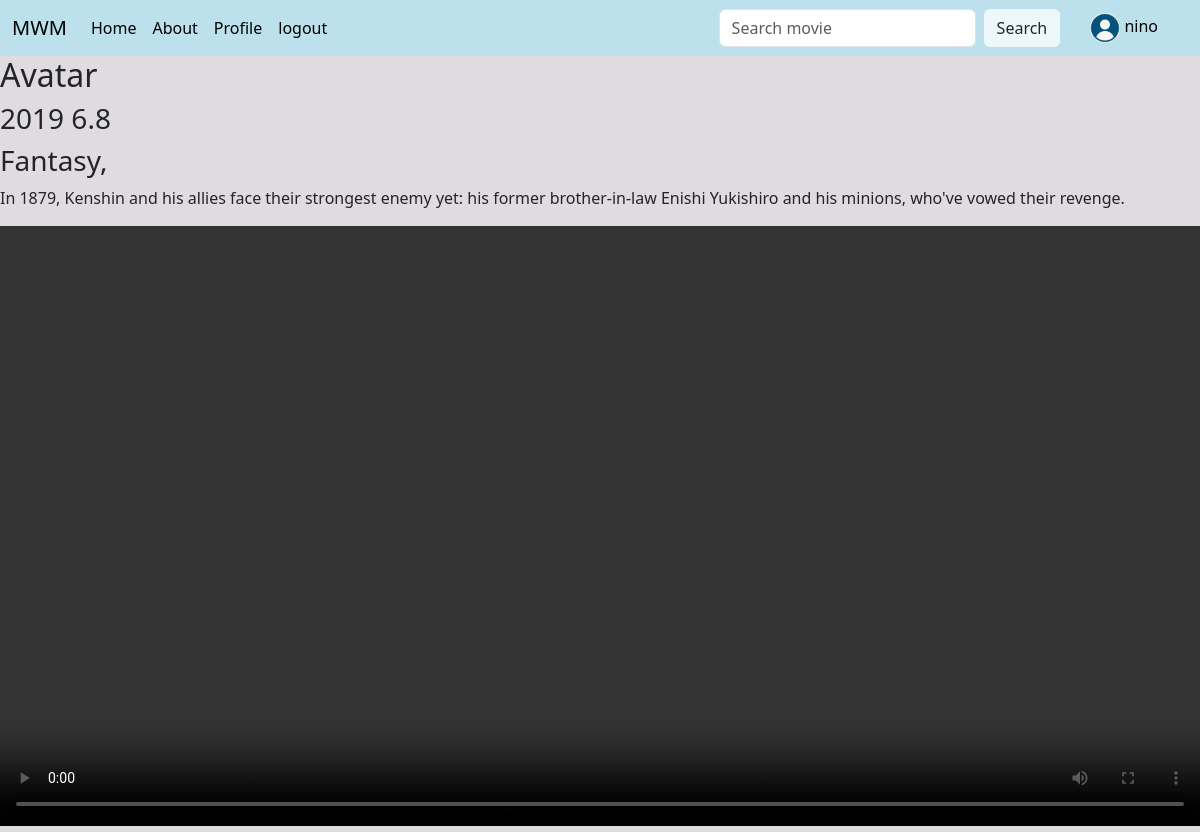
The page /watching/5 (signed in) on the database its author committed.
### base/models.py (models this page shows, shortened)
class User(AbstractUser):
    movies = models.ManyToManyField(Movie, related_name='users', blank=True)
    avatar = models.ImageField(null=True, default='avatar.png')
    bio = models.TextField(null=True)

class Movie(models.Model):
    creator = models.ForeignKey('User', on_delete=models.SET("Unknown Creator"))
    picture = models.ImageField(null=True, blank=True)
    name = models.CharField(max_length=70)
    rate = models.FloatField()
    year = models.IntegerField()
    director = models.ForeignKey(Director, on_delete=models.SET_NULL, null=True, blank=True)
    actor = models.ManyToManyField(Actor)
    country = models.ManyToManyField(Country)
    runtime = models.IntegerField()
    genre = models.ManyToManyField(Genre)
    description = models.CharField(max_length=1200)
    trailer = models.CharField(max_length=1000)
    file = models.FileField(null=True)
    created = models.DateTimeField(auto_now_add=True)
    update = models.DateTimeField(auto_now=True)
    class Meta:
        ordering = ["name"]

class Genre(models.Model):
    name = models.CharField(max_length=80)
    def __str__(self):
        return f"{self.name}"

### base/views.py (the view)
# urls.py: path('watching/<str:id>', views.watching, name='watching'),
def watching(request, id):
    movie = Movie.objects.get(id=id)
    return render(request, 'base/watching.html', {'movie': movie})

### base/Templates/base/watching.html (shortened to what this page needs)
{%extends 'Main.html'%}
{% block content %}
    <h2> {{ movie.name }} </h2>
    <h3> {{ movie.year}}   {{ movie.rate }}</h3>
    <h3>
        {% for genre in movie.genre.all %}
            {{ genre }},
        {% endfor %}
    </h3>
    <p> {{movie.description }}</p>
    {% load static %}
    <video width="100%" height="auto" controls>
      <source src="{% static movie.file.url %}" type="video/x-matroska">
    </video>
{% endblock %}

### Templates/Main.html (shortened to what this page needs)
<!DOCTYPE html>
<html lang="en">
<head>
    {% load static %}
    <link href="https://cdn.jsdelivr.net/npm/bootstrap@5.3.3/dist/css/bootstrap.min.css" rel="stylesheet">
    <link rel="stylesheet" href="{% static 'styles/style.css' %}">
</head>
<body>
    {% include 'navbar.html'%}
    {% block content %}
    {% endblock %}
</body>
</html>

### Templates/navbar.html (shortened to what this page needs)
<nav class="navbar navbar-expand-lg" style="background-color: #bce1ec  ;">
    <div class="container-fluid">
      <a class="navbar-brand" href="{% url 'home' %}">MWM</a>
      <div class="collapse navbar-collapse" id="navbarSupportedContent">
        <ul class="navbar-nav me-auto mb-2 mb-lg-0">
          <li class="nav-item">
            <a class="nav-link active" aria-current="page" href="{% url 'home' %}">Home</a>
          </li>
          <li class="nav-item">
            <a class="nav-link active" aria-current="page" href="{% url 'about' %}">About</a>
          </li>
          {% if request.user.is_authenticated %}
            <li class="nav-item">
              <a class="nav-link active" aria-current="page" href="{% url 'profile' request.user.id %}">Profile</a>
            </li>
            <li class="nav-item">
              <a class="nav-link active" aria-current="page" href="{% url 'logout'%}">logout</a>
            </li>
            {%else%}
              <li class="nav-item">
                <a class="nav-link active" aria-current="page" href="{% url 'login'%}">login</a>
              </li>
          {% endif %}
        </ul>
        <form class="d-flex" role="search" action="">
          <input name="q" class="form-control me-2" type="search" placeholder="Search movie" aria-label="Search">
          <button class="btn" style="background-color: #eef8fa;" type="submit">Search</button>
        </form>
        {% if request.user.is_authenticated %}
          <div style="margin: 0px 30px;">
            <a href="{% url 'profile' request.user.id %}">
              <img src="{{ request.user.avatar.url }}" width="30px" height="30px" style="border-radius: 50%;">
              {{ request.user.username }}
            </a>
          </div>
        {% endif %}
      </div>
    </div>
</nav>

### static/styles/style.css (style rules this page uses)
body { background-color: #e0dbdf; }
a { text-decoration: none; color: black; }

### rows shown on the page
User: user.avatar (picture), user.username "nino"
Movie: name "Avatar", year "2019", rate "6.8", description "In 1879, Kenshin and his allies face their strongest enemy yet: his former brother-in-law Enishi Yukishiro and his minions, who've vowed their revenge."
Genre: name "Fantasy"
